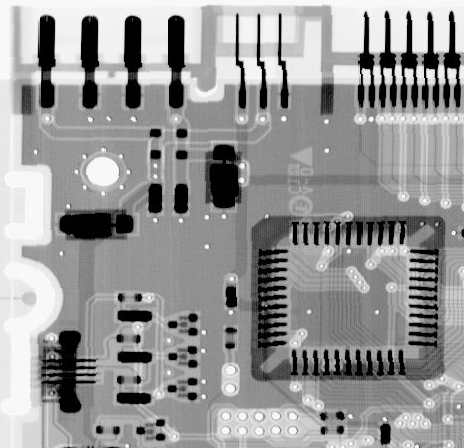
%> input picture 数字图像处理/homework/第六次实验/image/Fig0507(a)(ckt-board-orig).tif, 464 x 448 px
$ octave exp1.m   (GNU Octave 9; MATLAB toolbox functions it lacks are replaced by stand-ins)
%> lines starting %> are read from the running program, lines starting %| are printed output that depends on the picture
### 数字图像处理/homework/第六次实验/code/imnoise3.m
function [r, R, S] = imnoise3(M, N, C, A, B)
% IMNOISE3 Generates periodic noise.
%   [r, R, S] = IMNOISE3(M, N, C, A, B), generates a spatial sinusoidal
%   noise pattern, r, of size M-by-N, its Fourier transform, R, and
%   spectrum, S. The remaining parameters are as follows:
%   C is a K-by-2 matrix containing K pairs of frequency domain coordinates
%   (u, v) indicating the locations of impulses in the frequency domain.
%   These locations are with respect to the frequency rectangele center at
%   (M/2 + 1, N/2 + 1). Only one paor of coordinates is required for each
%   impulse. The program automatically generates the locations of the
%   conjugate symmetric impulses. These impulse paird determine the
%   frequency content of r.
%   A is a 1-by-k vector that contains the ampitude of each of the K
%   impulse pairs. If A is not included in the argument, the default used
%   is A = ONES(1, K). B is then automatically set to its default values
%   (see next paragraph). The value specified for A(j) is associated with
%   the coordinates in C(j, 1:2).
% B is a K-by-2 matrix containing the Bx and By phase components for each
% impulse pair. The default values for B are B(1:K, 1:2) = 0.

% Chinese : 根据5.2.3周期噪声的DFT公式得到，A是振幅，u0，v0是关于x轴和y轴确定正弦频率，这里是C表示
% Bx和By是关于原点的相移。
% [r，R，S] = IMNOISE3（M，N，C，A，B），产生大小为M-by-N的空间正弦噪声模式r，
% 其傅里叶变换R和频谱S。 其余参数如下：
% C是K-by-2矩阵，包含K对频域坐标（u，v）， 表示频域中脉冲的位置。
% 这些位置相对于频率矩形中心（M / 2 + 1，N / 2 + 1）。 每个脉冲只需要一个坐标。
% 程序自动生成共轭对称脉冲的位置。 这些脉冲信号决定了r的频率成分。
% A是1×k矢量，包含每个K脉冲对的幅度。 如果参数中不包含A，则使用的默认值为A = ONES（1，K）。
% 然后B自动设置为其默认值（参见下一段）。 为A（j）指定的值与C（j，1：2）中的坐标相关联。
% B是K-by-2矩阵，包含每个脉冲对的Bx和By相位分量。 B的默认值为B（1：K，1：2）= 0。

% Process input parameters.
[K, n] = size(C);
if nargin ==3
    A(1:K) = 1.0;
    B(1:K, 1:2) = 0;
elseif nargin == 4
    B(1:K, 1:2) = 0;
end

% Generate R
R = zeros(M, N);
for j = 1:K
    u1 = M/2 + 1 + C(j, 1);
    v1 = N/2 + 1 + C(j, 2);
    R(u1, v1) = i * (A(j)/2) * exp(i * 2 * pi * C(j, 1)* B(j,1)/M);  % 位于(u + u0, v + v0) 的冲击处的R
    % Complex conjugate.
    u2 = M/2 + 1 - C(j, 1);
    v2 = N/2 + 1 - C(j, 2);
    R(u2, v2) = -i * (A(j)/2) * exp(i * 2 * pi * C(j, 2)* B(j,2)/M);% 位于(u - u0, v - v0) 的冲击处的R
end
% Compute spectrum and spatial sinusoidal pattern.
S = abs(R);
r = real(ifft2(ifftshift(R)));

### 数字图像处理/homework/第六次实验/code/dftuv.m
function [U,V]=dftuv(M,N)

% DFTUV Computes meshgrid frequency matrices.

% [U,V]=dftuv(M,N) computes meshgrid frequency matrices U and V.

% U and V are useful for computing frequency-domain filter

% functions.U and V are both M-by-N.

% %****from ggbondg****

% Set up range of variables.

u=0:M-1;

v=0:N-1;

%****from ggbondg****

% Compute the incides for use in meshgrid.

idx=find(u>M/2);

u(idx)=u(idx)-M;

idy=find(v>N/2);

v(idy)=v(idy)-N;

%****from ggbondg****

% Compute the meshgrid arrays.

[V,U]=meshgrid(v,u);

%****from ggbondg****

### 数字图像处理/homework/第六次实验/code/lpfilter.m
function [ H, D ] = lpfilter( type,M,N,D0,n )
%LPFILTER creates the transfer function of a lowpass filter.
%   Detailed explanation goes here

%use function dftuv to set up the meshgrid arrays needed for computing
%the required distances.
[U, V] = dftuv(M,N);

%compute the distances D(U,V)
D = sqrt(U.^2 + V.^2);

%begin filter computations
switch type
    case 'ideal'
        H = double(D <= D0);
    case 'btw'
        if nargin == 4
            n = 1;
        end
        H = 1./(1+(D./D0).^(2*n));
    case 'gaussian'
        H = exp(-(D.^2)./(2*(D0^2)));
    otherwise
        error('Unkown filter type');

end

### 数字图像处理/homework/第六次实验/code/exp1.m
%
close all;
clc;
clear all;

%
img = imread('../image/Fig0507(a)(ckt-board-orig).tif');
%> img is the input picture: size 448x464 uint8; min 0, max 255, mean 150.8
[M, N] = size(img);
%> M = 448; N = 464
figure;
subplot(2,3,1);
imshow(img);
title('原图像');

% 产生周期噪声
C = [120, 0];
[noise, R, S] = imnoise3(M, N, C, 40000000);
subplot(2,3,2);
imshow(noise, []);
title('噪声');

% 计算傅里叶变换
img1 = double(img);
size(noise)
%> ans = [448 464]
img2 = img1 + noise;
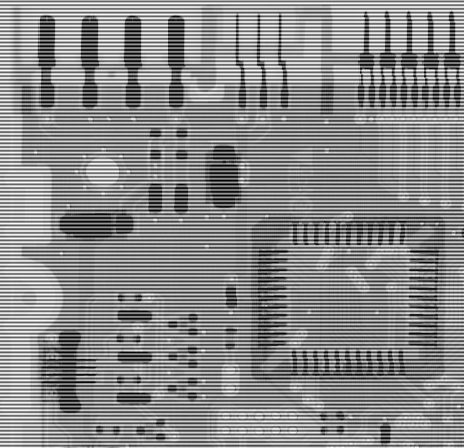
%> img2: size 448x464 double; min -192.4, max 447.4, mean 150.8; drawn with min black and max white
img3 = fft2(img2);
subplot(2,3,3);
imshow(img3);
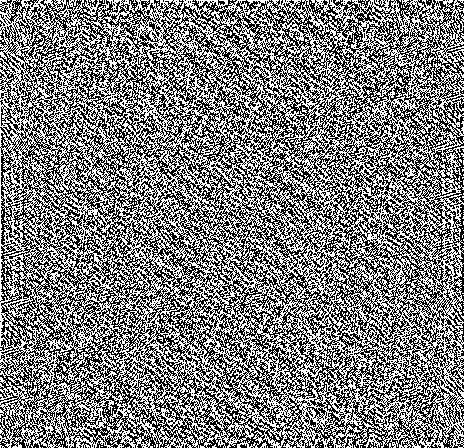
%> displayed picture: size 448x464, on the screen's scale of 0 to 255; min 0, max 255, mean 126.6
title('傅里叶变换');

% 生成滤波器
sig = 100;
H = lpfilter('gaussian', M, N,sig);
subplot(2,3,4);
imshow(H);
title('滤波器');

% 频率域滤波
img_G = H .* img3;
subplot(2,3,5);
imshow(img_G);
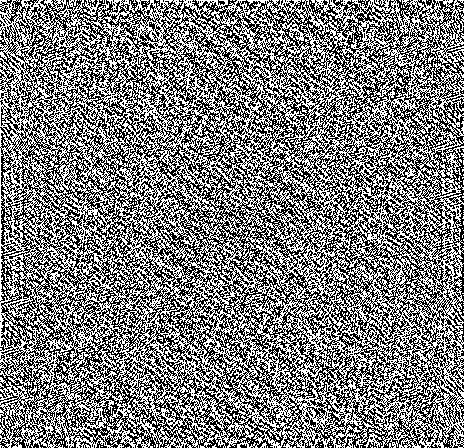
%> displayed picture: size 448x464, on the screen's scale of 0 to 255; min 0, max 255, mean 126.1
title('频域陷波滤波');

% 傅里叶逆变换还原图像到时域
img_g = real(ifft2(img_G));
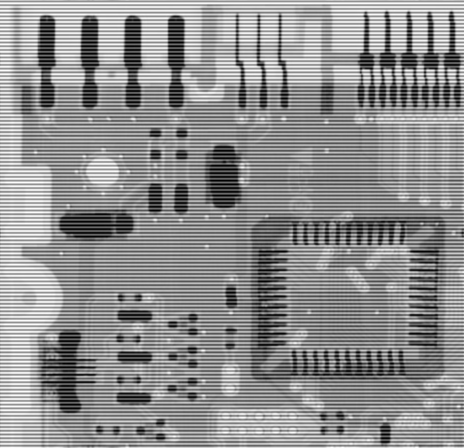
%> img_g: size 448x464 double; min -93.89, max 343.6, mean 150.8; drawn with min black and max white
img_g = mat2gray(img_g);
subplot(2,3,6);
imshow(img_g);
title('陷波滤波结果');
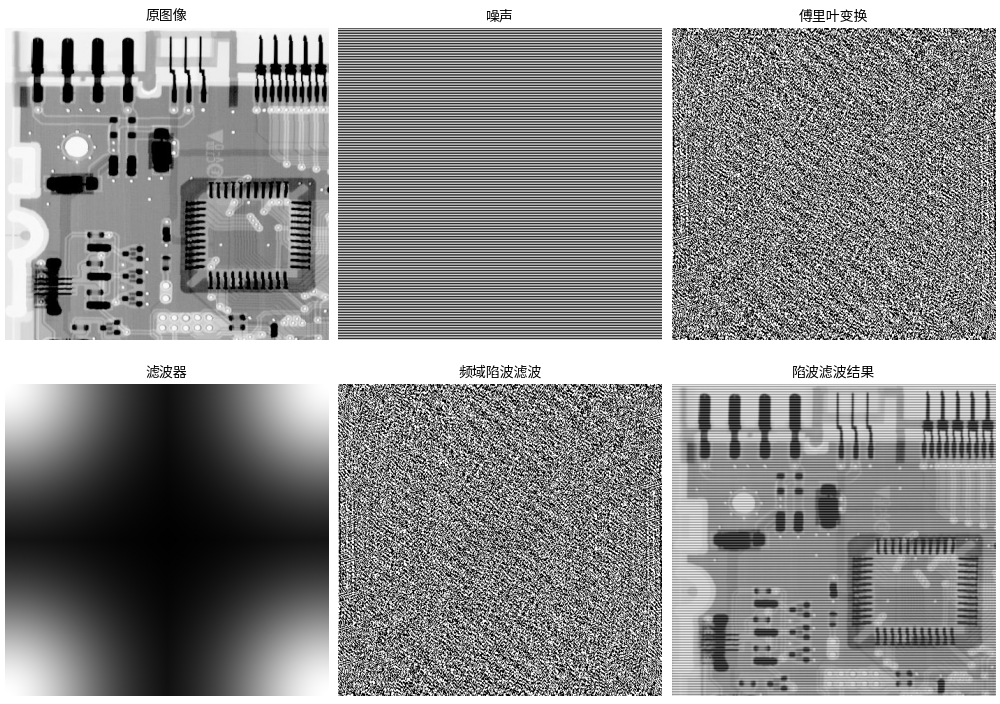
%> figure redrawn from the program's plot data, 6 panels
